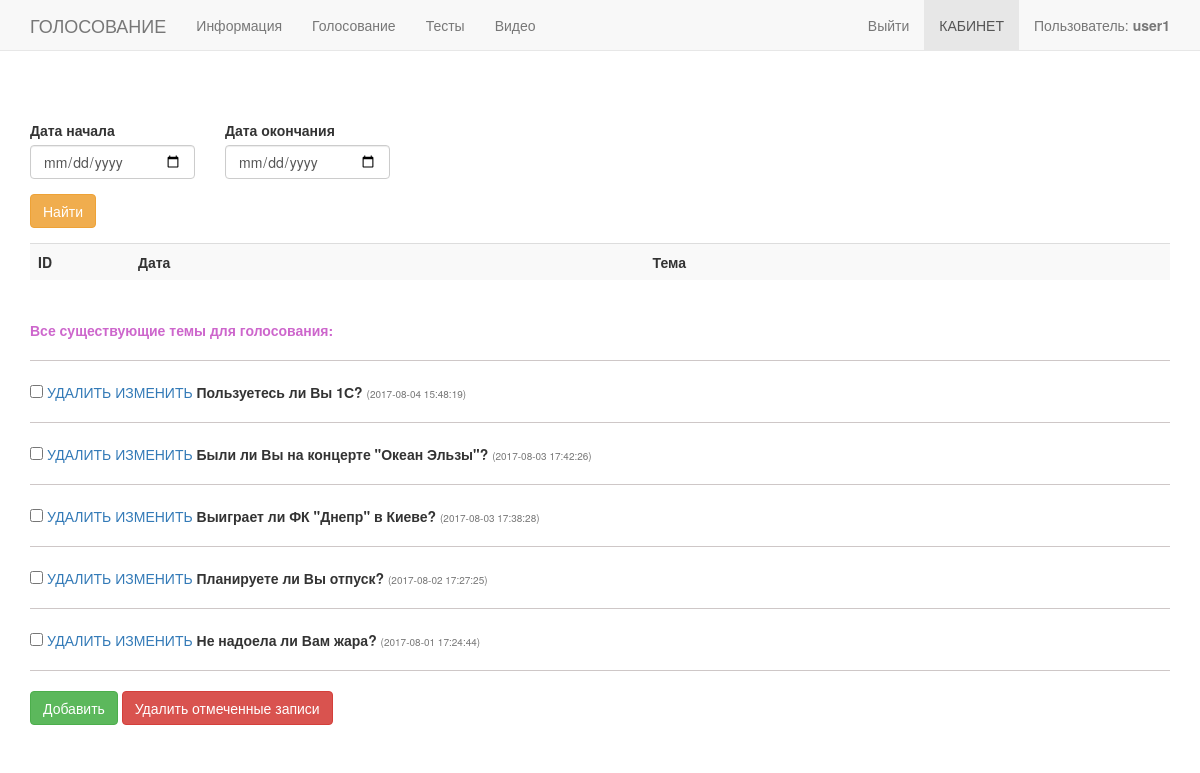
Page /page/history.php (signed in) on the committed database.
### tables this page shows
CREATE TABLE `questions` (
  `id` int(11) NOT NULL,
  `question` text NOT NULL,
  `date` datetime NOT NULL
);

### page/history.php (the view, shortened to what this page needs)
<?php
include_once '../connect.php';
include_once '../lib/myFunction.php';
$question = mysqli_query($db, "
	SELECT *
	FROM `questions`
	ORDER BY `id` DESC
	") or exit(mysqli_error());
if (!isset($_SESSION['USER_LOGIN_IN']) or $_SESSION['USER_LOGIN_IN'] =0 ) {
	MessageSend(1, 'Требуется регистрация пользователя.');
} elseif (isset($_SESSION['USER_LOGIN_IN']) && $_SESSION['USER_LOGIN_IN'] =1){
?>
<!DOCTYPE html>
<html lang="en">
<html>
  <head>
    <link href="../css/bootstrap.css" rel="stylesheet">
	<link rel="stylesheet" type="text/css" href="../style.css" />
    <link href="../css/navbar-fixed-top.css" rel="stylesheet">
  </head>
  <body>
    <div class="navbar navbar-default navbar-fixed-top" role="navigation">
      <div class="container">
        <div class="navbar-header">
          <a class="navbar-brand" href="../index.php">ГОЛОСОВАНИЕ</a>
        </div>
        <div class="navbar-collapse collapse">
			<?php
			if($_SESSION['USER_ACCESS'] == 0){
				include 'menu_user0.php';
			} elseif($_SESSION['USER_ACCESS'] == 3){
				include 'menu_user3.php';
			} else{
				include 'menu.php';
			}
			?>
        </div>
      </div>
    </div>
	<div class = "container">
		<form role = "form" action="" method="post">
			<div class="row">
				<div class="col-md-2">
					<div class="form-group">
						<label>Дата начала</label>
						<input class = "form-control" type="date" name="from" value="<?php if(!empty($_POST['from'])) echo $_POST['from']; ?>">
					</div>
				</div>
				<div class="col-md-2">
					<div class="form-group">
						<label>Дата окончания</label>
						<input class = "form-control" type="date" name="to" value="<?php if(!empty($_POST['to'])) echo $_POST['to']; ?>">
					</div>
				</div>
			</div>
			<div class="row">
				<div class="col-md-4">
					<div class="form-group">
						<button type="submit" name="show" class="btn btn-warning">Найти</button>
					</div>
				</div>
			</div>
			<table class="table table-striped">
				<tr >
					<th style ="width:100px;">ID</th>
					<th>Дата</th>
					<th>Тема</th>
				</tr>
			</table>
		</form>
		<div style = "padding-top:20px; padding-bottom:20px;">
						<b style="color: #cd66cc;">Все существующие темы для голосования:</b>
						<hr>
		<form action="" method="post">
			<?php while($row = mysqli_fetch_assoc($question)) { ?>
				<div>
					<div><input type="checkbox" name ="ids[]" value="<?php echo $row['id']; ?>"> <a href="history.php?page=history&action=delete&id=<?php echo $row['id']; ?>" onClick='return areYuoSure();'>УДАЛИТЬ</a> <a href="edit_question.php?action=edit&id=<?php echo $row['id']; ?>">ИЗМЕНИТЬ</a> <b><?php echo $row['question'];?></b> <span style="color:#777777; font-size:10px;"><?php echo '('.$row['date']. ')'; ?></span></div>
				</div>
				<hr>
				<?php } ?>
				<a href="add_question.php" class="btn btn-success" role="button">Добавить</a>
				<button type="submit" name="delete" class="btn btn-danger">Удалить отмеченные записи</button>
		</form>
	</div>
  </body>
</html>
<?php } ?>

### style.css (style rules this page uses)
body { margin:0px; padding:0px; }
hr { margin-top: 20px; margin-bottom: 20px; border: 0; border-top: 1px solid #cec7c7; }

### css/navbar-fixed-top.css (style rules this page uses)
body { min-height: 2000px; padding-top: 120px; }

### rows in the picture
questions: question "Пользуетесь ли Вы 1С?", date "2017-08-04 15:48:19"
questions: question "Были ли Вы на концерте \"Океан Эльзы\"?", date "2017-08-03 17:42:26"
questions: question "Выиграет ли ФК \"Днепр\" в Киеве?", date "2017-08-03 17:38:28"
questions: question "Планируете ли Вы отпуск?", date "2017-08-02 17:27:25"
questions: question "Не надоела ли Вам жара?", date "2017-08-01 17:24:44"

### other values in the picture
$_SESSION['USER_NAME'] "user1"
